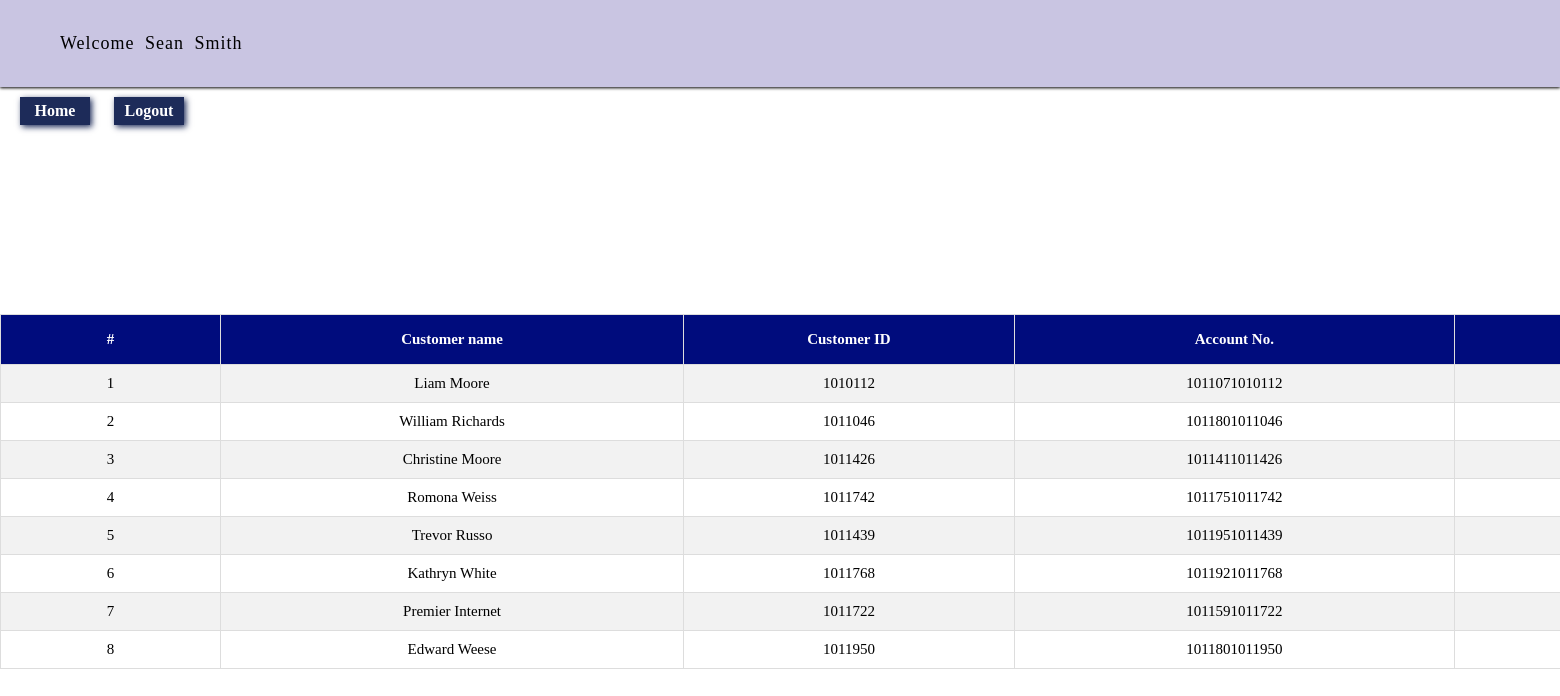
/Code/new_issues.php (signed in), run on an earlier commit of the app's database.
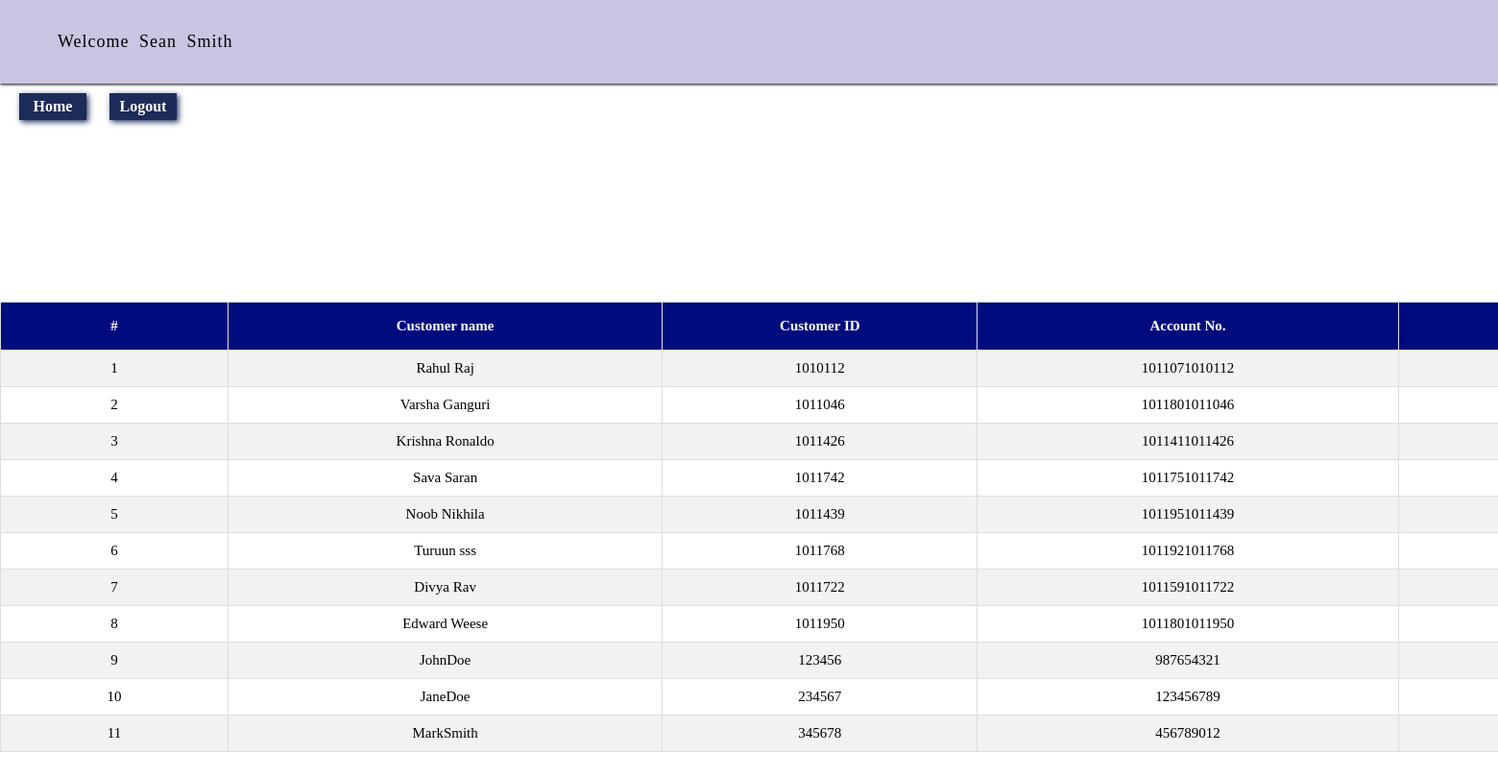
And on a later commit of the database.
### tables this page shows
CREATE TABLE `bank_customers` (
  `Id` int(100) NOT NULL,
  `Username` varchar(20) DEFAULT NULL,
  `Password` varchar(15) DEFAULT NULL,
  `Customer_Photo` longblob,
  `Photo_name` varchar(500) DEFAULT NULL,
  `Customer_ID` varchar(20) DEFAULT NULL,
  `Gender` varchar(10) NOT NULL,
  `Landline_no` varchar(10) NOT NULL,
  `Home_Addr` varchar(100) NOT NULL,
  `Office_Addr` varchar(255) NOT NULL,
  `Country` varchar(255) NOT NULL,
  `State` varchar(255) NOT NULL,
  `City` varchar(255) NOT NULL,
  `Pin_code` varchar(255) NOT NULL,
  `Account_no` varchar(20) DEFAULT NULL,
  `Branch` varchar(50) DEFAULT NULL,
  `IFSC_Code` varchar(50) DEFAULT NULL,
  `SSN` varchar(10) DEFAULT NULL,
  `CITIZENSHIP` varchar(50) DEFAULT NULL,
  `Current_Balance` float(100,2) DEFAULT NULL,
  `LastTransaction` int(20) DEFAULT '0',
  `Mobile_no` varchar(20) DEFAULT NULL,
  `Email_ID` varchar(50) DEFAULT 'Nil',
  `Debit_Card_No` varchar(50) DEFAULT NULL,
  `Debit_Card_Pin` int(4) DEFAULT NULL,
  `CVV` int(3) DEFAULT NULL,
  `DOB` varchar(20) DEFAULT NULL,
  `Area_Loc` varchar(255) DEFAULT NULL,
  `Nominee_name` varchar(255) DEFAULT NULL,
  `Nominee_ac_no` varchar(255) DEFAULT NULL,
  `Last_Login` varchar(50) DEFAULT NULL,
  `Ac_Opening_Date` varchar(255) DEFAULT NULL,
  `Account_Status` varchar(10) NOT NULL,
  `Account_type` varchar(20) NOT NULL
);

### Code/new_issues.php (the view, shortened to what this page needs)
<html>
<head><title>New Issues</title>
</head>
<link rel="stylesheet" type="text/css" href="css/style.css"/>
<body>
<?php
	include 'Emp_profile_header.php' ;
	include 'database_conn.php';
?>
<div class="new_issues_container">
<table border="1px" cellpadding="10">
			   <th>#</th>
			   <th>Customer name</th>
			   <th>Customer ID</th>
			   <th>Account No.</th>
			   <th>Mobile No.</th>
<?php
	$sql = "SELECT * from bank_customers";
	$result = $conn->query($sql);
	if ($result->num_rows > 0) {
			  $Sl_no = 1;
		while($row = $result->fetch_assoc()) {
		echo '
			<tr>
			<td>'.$Sl_no++.'</td>
			<td>'.$row['Username'].'</td>
			<td>'.$row['Customer_ID'].'</td>
			<td>'.$row['Account_no'].'</td>
			<td>'.$row['Mobile_no'].'</td>
			<td>'.$row['Email_ID'].'</td>
			<td>'.$row['DOB'].'</td>
			<td>$'.$row['Current_Balance'].'</td>
			</tr>';
	}
}
?>
</table>
</div>
</body>
</html>

What changed in the data, as far as the page shows it:
changed bank_customers: Username "Liam Moore" → "Rahul Raj"
changed bank_customers: Username "William Richards" → "Varsha Ganguri"
changed bank_customers: Username "Christine Moore" → "Krishna Ronaldo"
changed bank_customers: Username "Romona Weiss" → "Sava Saran"
changed bank_customers: Username "Trevor Russo" → "Noob Nikhila"
changed bank_customers: Username "Kathryn White" → "Turuun sss"
changed bank_customers: Username "Premier Internet" → "Divya Rav"
added bank_customers: Username "JohnDoe", Customer_ID "123456", Account_no "987654321"
added bank_customers: Username "JaneDoe", Customer_ID "234567", Account_no "123456789"
added bank_customers: Username "MarkSmith", Customer_ID "345678", Account_no "456789012"
